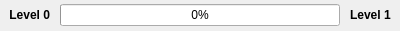
<?xml version="1.0" encoding="UTF-8"?>
<ui version="4.0">
 <class>LevelElement</class>
 <widget class="QWidget" name="LevelElement">
  <property name="geometry">
   <rect>
    <x>0</x>
    <y>0</y>
    <width>400</width>
    <height>31</height>
   </rect>
  </property>
  <property name="sizePolicy">
   <sizepolicy hsizetype="Preferred" vsizetype="Preferred">
    <horstretch>0</horstretch>
    <verstretch>0</verstretch>
   </sizepolicy>
  </property>
  <property name="minimumSize">
   <size>
    <width>0</width>
    <height>0</height>
   </size>
  </property>
  <property name="windowTitle">
   <string>Form</string>
  </property>
  <layout class="QHBoxLayout" name="horizontalLayout">
   <property name="spacing">
    <number>0</number>
   </property>
   <property name="leftMargin">
    <number>0</number>
   </property>
   <property name="topMargin">
    <number>0</number>
   </property>
   <property name="rightMargin">
    <number>0</number>
   </property>
   <property name="bottomMargin">
    <number>0</number>
   </property>
   <item>
    <layout class="QHBoxLayout" name="hbx_level">
     <property name="spacing">
      <number>10</number>
     </property>
     <property name="topMargin">
      <number>0</number>
     </property>
     <item>
      <widget class="QLabel" name="lbl_current">
       <property name="minimumSize">
        <size>
         <width>0</width>
         <height>0</height>
        </size>
       </property>
       <property name="maximumSize">
        <size>
         <width>50</width>
         <height>20</height>
        </size>
       </property>
       <property name="font">
        <font>
         <bold>true</bold>
        </font>
       </property>
       <property name="layoutDirection">
        <enum>Qt::LayoutDirection::LeftToRight</enum>
       </property>
       <property name="text">
        <string>Level 0</string>
       </property>
       <property name="alignment">
        <set>Qt::AlignmentFlag::AlignRight|Qt::AlignmentFlag::AlignTrailing|Qt::AlignmentFlag::AlignVCenter</set>
       </property>
      </widget>
     </item>
     <item>
      <widget class="QProgressBar" name="progressBar">
       <property name="sizePolicy">
        <sizepolicy hsizetype="Minimum" vsizetype="Fixed">
         <horstretch>0</horstretch>
         <verstretch>0</verstretch>
        </sizepolicy>
       </property>
       <property name="maximumSize">
        <size>
         <width>16777215</width>
         <height>16777215</height>
        </size>
       </property>
       <property name="value">
        <number>0</number>
       </property>
      </widget>
     </item>
     <item>
      <widget class="QLabel" name="lbl_next">
       <property name="sizePolicy">
        <sizepolicy hsizetype="Preferred" vsizetype="Preferred">
         <horstretch>0</horstretch>
         <verstretch>0</verstretch>
        </sizepolicy>
       </property>
       <property name="minimumSize">
        <size>
         <width>50</width>
         <height>0</height>
        </size>
       </property>
       <property name="maximumSize">
        <size>
         <width>50</width>
         <height>20</height>
        </size>
       </property>
       <property name="font">
        <font>
         <bold>true</bold>
        </font>
       </property>
       <property name="text">
        <string>Level 1</string>
       </property>
      </widget>
     </item>
    </layout>
   </item>
  </layout>
 </widget>
 <resources/>
 <connections/>
</ui>
